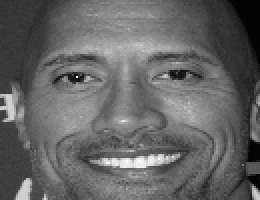
#> input picture testing_version_windows/datasets/dede/1.png, 130 x 100 px (shown 2 times larger)
$ python face_rec_names.py
#> lines starting #> are read from the running program, lines starting #| are printed output that depends on the picture; after the words box and inside, x2 and y2 are one past the last pixel; in counts of white or black regions, pixels touching at a corner belong together
import cv2
import sys
import numpy
import os
import csv
import time

size = 4
haar_file = './models/haarcascade_frontalface_default.xml'
datasets = 'datasets'

def get_user_info(user_id):
    with open('users.csv', mode='r', newline='') as file:
        reader = csv.reader(file)
        for row in reader:
            if row[0] == user_id:
                name = row[3]
                surname = row[4]
                info = row[6] if len(row) > 6 else None
                return name, surname, info
    return None, None, None

print('Recognizing Face Please Be in sufficient Lights...')

(images, labels, names, id) = ([], [], {}, 0)
for (subdirs, dirs, files) in os.walk(datasets):
    for subdir in dirs:
        names[id] = subdir
        subjectpath = os.path.join(datasets, subdir)
        for filename in os.listdir(subjectpath):
            path = subjectpath + '/' + filename
            label = id
            images.append(cv2.imread(path, 0))
            labels.append(int(label))
        id += 1
#> id = 1
(width, height) = (130, 100)

(images, labels) = [numpy.array(lis) for lis in [images, labels]]

model = cv2.face.LBPHFaceRecognizer.create()
model.train(images, labels)

face_cascade = cv2.CascadeClassifier(haar_file)
webcam = cv2.VideoCapture(0)

# Inizializza le variabili per il controllo del tempo e dello stato del tornello.
utente_pagante_rilevato = False
tempo_iniziale = 0

while True:
    (_, im) = webcam.read()
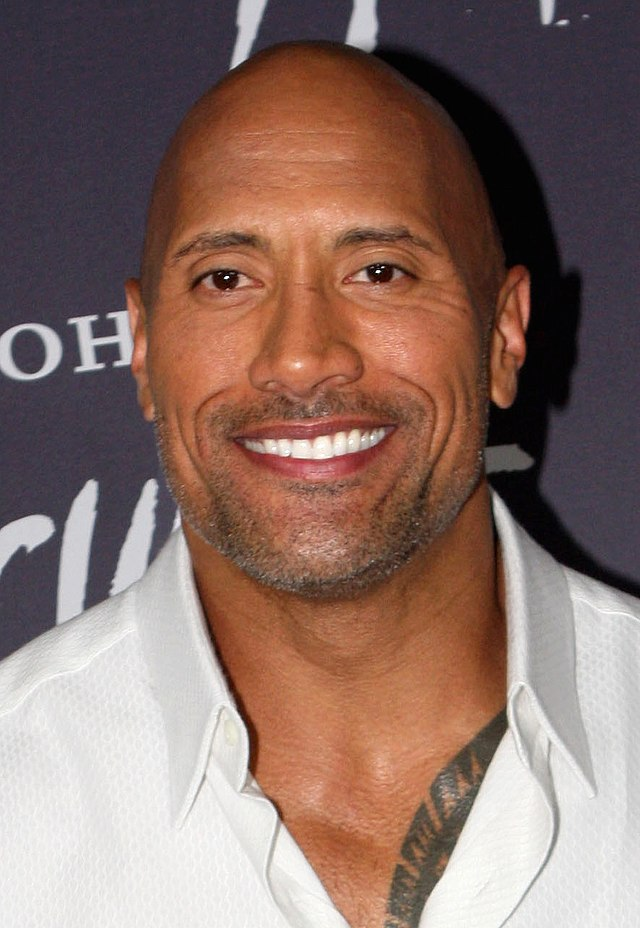
#> input picture testing_version_windows/dwane.jpg, 640 x 928 px, given in place of the camera
#> im is the input picture: shape (928, 640, 3); mean B, G, R 103.4, 111.5, 137.9
    gray = cv2.cvtColor(im, cv2.COLOR_BGR2GRAY)
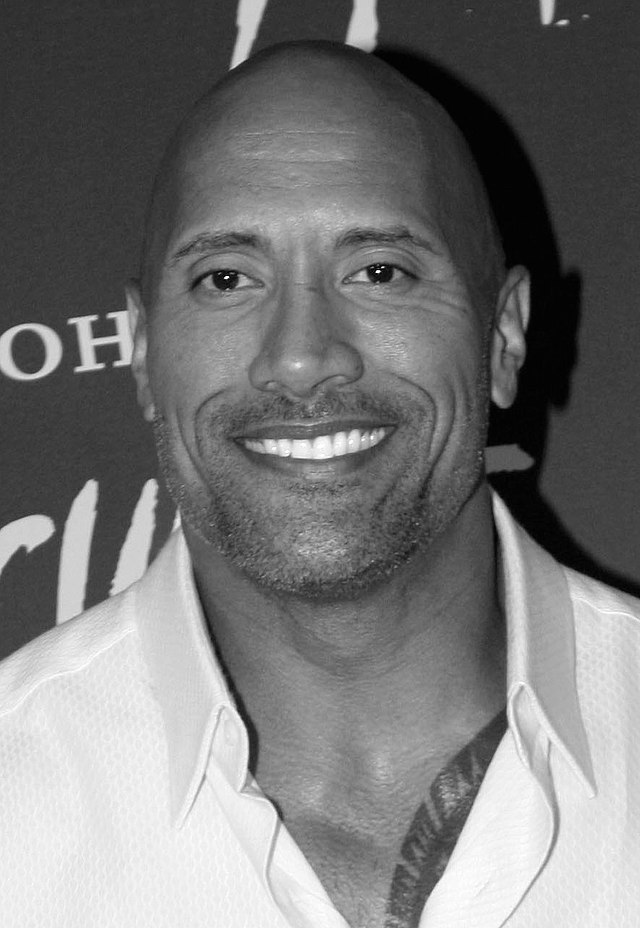
#> gray: shape (928, 640); min 0, max 255, mean 118.5
    faces = face_cascade.detectMultiScale(gray, 1.3, 5)

    # Conta il numero di volti rilevati
    numero_di_volti_rilevati = len(faces)

    for (x, y, w, h) in faces:
        cv2.rectangle(im, (x, y), (x + w, y + h), (255, 0, 0), 2)
        face = gray[y:y + h, x:x + w]
        face_resize = cv2.resize(face, (width, height))
        prediction = model.predict(face_resize)
        cv2.rectangle(im, (x, y), (x + w, y + h), (0, 255, 0), 3)

        if prediction[1] < 100:
            user_id = names[prediction[0]]
            name, surname, info = get_user_info(user_id)
            if name and surname:
                if info:
                    if info == 'True':
                        info = 'PAGANTE'
                        color = (0, 255, 0)

                        # Se l'utente pagante è stato rilevato per la prima volta, registra il tempo iniziale.
                        if not utente_pagante_rilevato:
                            utente_pagante_rilevato = True
                            tempo_iniziale = time.time()
                    else:
                        info = 'NON PAGANTE'
                        color = (255, 255, 0)
                        utente_pagante_rilevato = False


                    text = f'{name} {surname} - {info}'
                else:
                    text = f'{name} {surname}'
                    utente_pagante_rilevato = False
            else:
                text = 'Utente non riconosciuto'
                color = (255, 0, 0)
                utente_pagante_rilevato = False
        else:
            text = 'Non riconosciuto'
            color = (255, 0, 0)
            utente_pagante_rilevato = False

        cv2.putText(im, text, (x-10, y-10), cv2.FONT_HERSHEY_PLAIN, 2, color)
#> this loop made 1 pass; (reads testing_version_windows/users.csv from the repository)
#> pass 1, `face = gray[y:y + h, x:x + w]`:
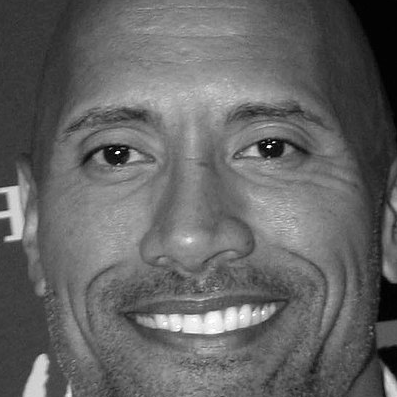
#> face: shape (397, 397); min 0, max 255, mean 100.6
#> face_resize is the input picture: shape (100, 130); min 1, max 253, mean 100.6
#> after the loop:
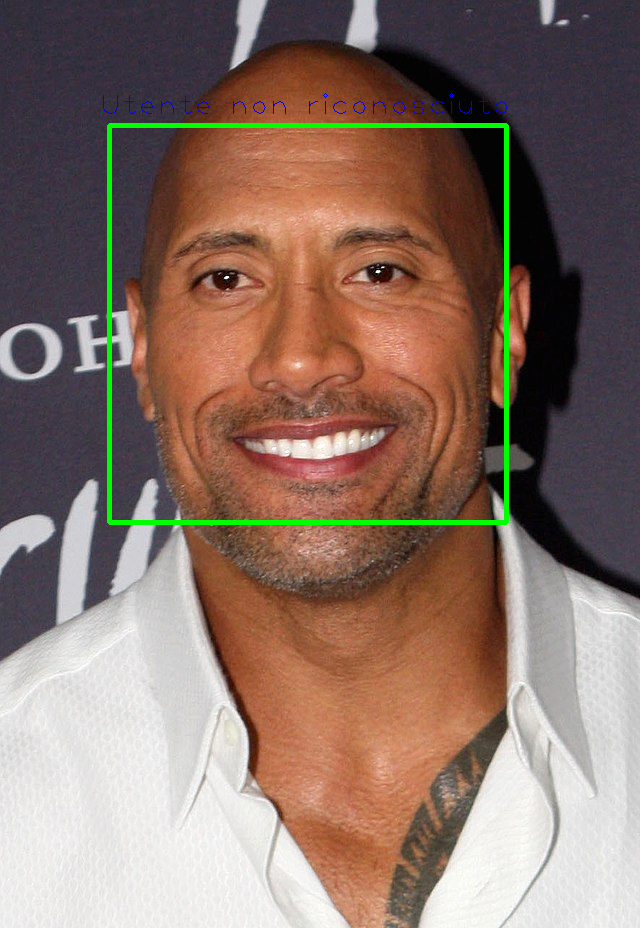
#> im: shape (928, 640, 3); 1.45% of pixels changed, all inside (x1, y1, x2, y2) = (103, 93, 509, 525)

    # Aggiungi il numero di volti rilevati in tempo reale in alto a destra della schermata
    cv2.putText(im, f'Volti Rilevati: {numero_di_volti_rilevati}', (20, 40), cv2.FONT_HERSHEY_SIMPLEX, 1, (255, 255, 255), 2, cv2.LINE_AA)
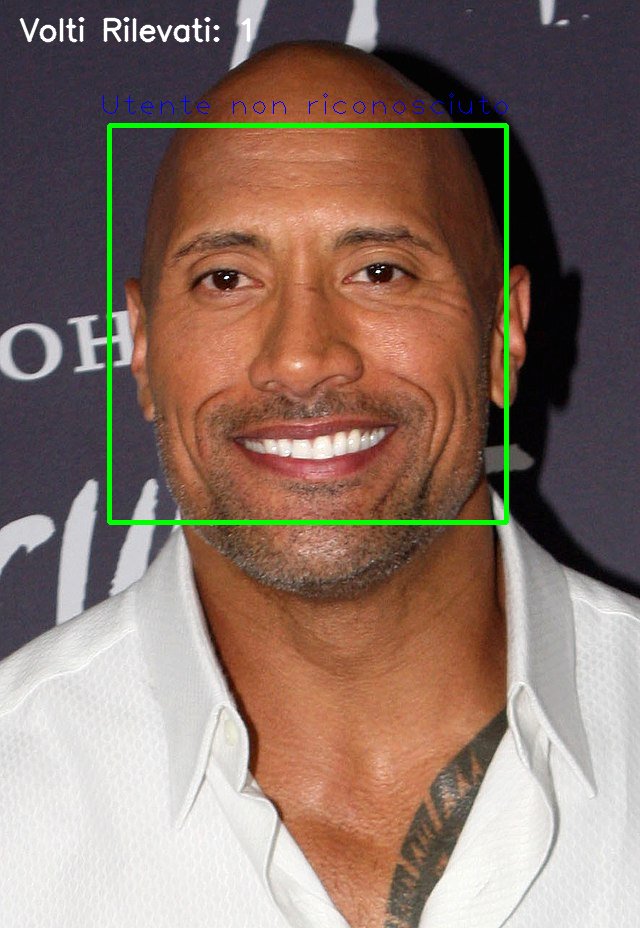
#> im: shape (928, 640, 3); 0.42% of pixels changed, all inside (x1, y1, x2, y2) = (19, 17, 251, 43)

    cv2.imshow('OpenCV', im)

    # Verifica se l'utente pagante è stato rilevato per più di 2 secondi e apri il tornello.
    if utente_pagante_rilevato and (time.time() - tempo_iniziale) >= 2:
        if utente_pagante_rilevato:
            print('Apertura Tornello...')
        else:
            print("Errore Riprovare")

        utente_pagante_rilevato = False  # Resetta il flag

    key = cv2.waitKey(10)
#> (key Esc is pressed here)
    if key == 27:
        break


webcam.release()
cv2.destroyAllWindows()
